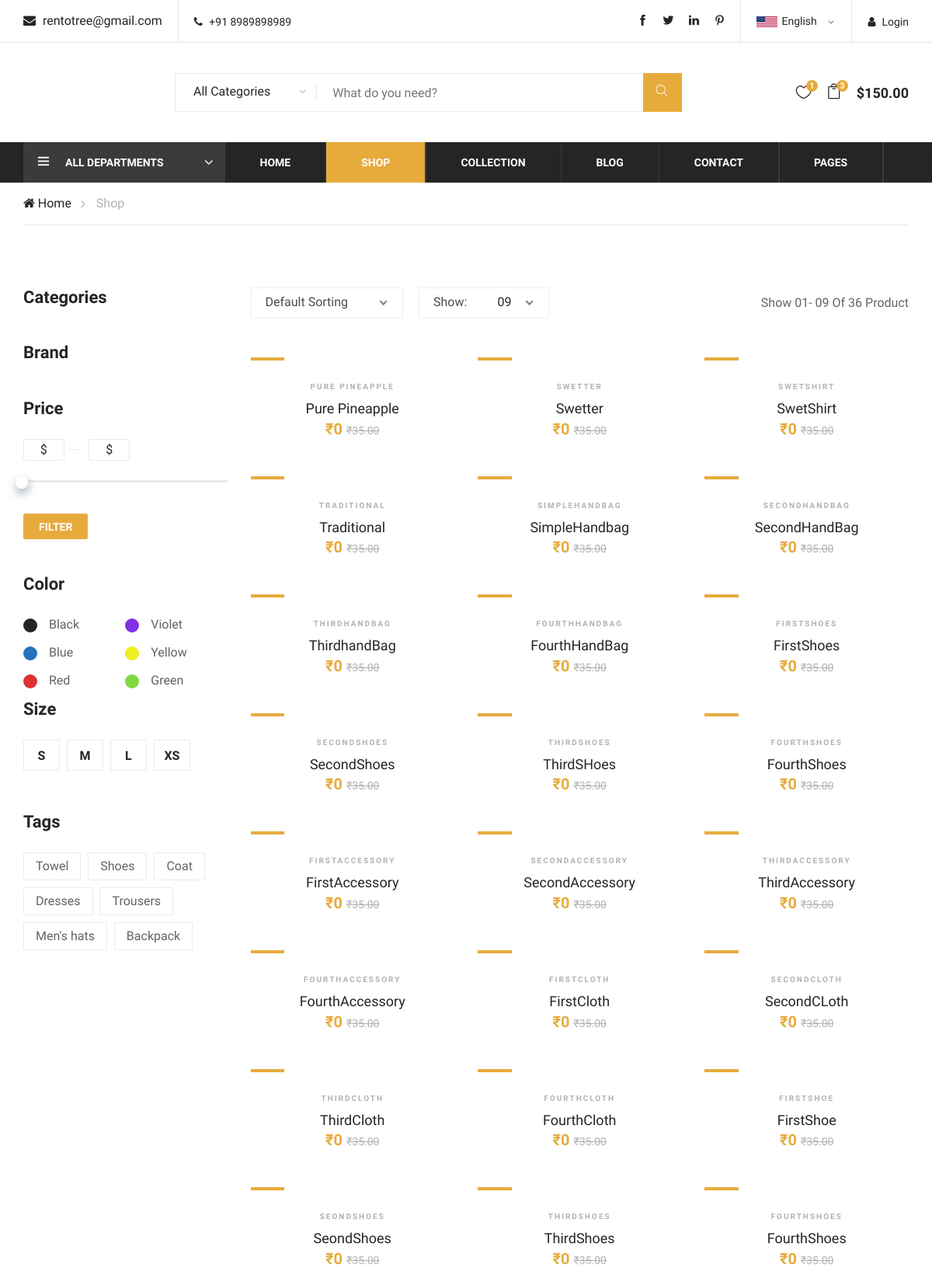
Screenshot of /products/ (upper part) with the database file from the repository.
### customModels/models.py (models this page shows, shortened)
class common(models.Model):
    Name = models.CharField(max_length=120,unique=True)
    value = models.CharField(max_length=120)
    value1 = models.CharField(max_length=120,null=True, blank=True)
    value2 = models.CharField(max_length=120,null=True, blank=True)
    value3 = models.CharField(max_length=120,null=True, blank=True)
    typeName = models.ForeignKey(commonTypes,on_delete=models.CASCADE,related_name='common')
    description = models.TextField()
    image = models.ImageField(upload_to=upload_image_path, null=True, blank=True)
    active = models.BooleanField(default=True)
    timestamp = models.DateTimeField(auto_now_add=True)
    objects = CustomModelManager()

### product/models.py (models this page shows, shortened)
class product(models.Model):
    name                = models.CharField(max_length=120)
    subCatageoryId      = models.ForeignKey(subCatageory,on_delete=models.CASCADE,related_name='product')
    brand               = models.ForeignKey(brand,on_delete=models.CASCADE)
    ProductRate         = models.IntegerField(default=0, validators=[MaxValueValidator(9999999), MinValueValidator(1)])
    shortDescription    = models.TextField()
    longDescription     = models.TextField()
    Introduction        = models.TextField()
    active              = models.BooleanField(default=True)
    timestamp           = models.DateTimeField(auto_now_add=True)
    image               = models.ImageField(upload_to=upload_image_path)
    objects = CustomModelManager()
    def __str__(self):
        return self.name

### product/views.py (the view, shortened to what this page needs)
# urls.py: path('', ProductListView.as_view(),name='shop'),
class ProductListView(ListView):
    template_name="products/shop.html"
    def get_context_data(self,*args,**kwargs):
        context=super(ProductListView,self).get_context_data(*args,**kwargs)
        print('context :  '+str(context))
        slug = self.kwargs.get("slug")
        print('args' + str(args))
        print('kwarg' + str(kwargs))
        return get_index_parms(context)
    def get_queryset(self,*args,**kwargs):
        request=self.request
        print('person_id : {}'.format(self.kwargs.get("person_id")))
        print('group_id : {}'.format(self.kwargs.get("group_id")))
        print('request : '+str(request))
        return product.objects.all()

### customModels/models.py (called while the page is built)
    def active(self):
        return self.filter(active=True)

    def get_queryset(self):
        return CustomQuerySet(self.model,using=self._db)

    def first(self):
        return self.get_queryset().active().first()

    def all(self):
        return self.get_queryset().active().all()

### product/templates/products/shop.html (shortened to what this page needs)
{% extends 'snippets/indexTemplate.html' %}
{% load static %}
{% block body %}
    <div class="breacrumb-section">
        <div class="container">
            <div class="row">
                <div class="col-lg-12">
                    <div class="breadcrumb-text">
                        <a href="#"><i class="fa fa-home"></i> Home</a>
                        <span>Shop</span>
                    </div>
                </div>
            </div>
        </div>
    </div>
    <section class="product-shop spad">
        <div class="container">
            <div class="row">
                <div class="col-lg-3 col-md-6 col-sm-8 order-2 order-lg-1 produts-sidebar-filter">
                    <div class="filter-widget">
                        <h4 class="fw-title">Categories</h4>
                    </div>
                    <div class="filter-widget">
                        <h4 class="fw-title">Brand</h4>
                    </div>
                    <div class="filter-widget">
                        <h4 class="fw-title">Price</h4>
                        <div class="filter-range-wrap">
                            <div class="range-slider">
                                <div class="price-input">
                                    <input type="text" id="minamount">
                                    <input type="text" id="maxamount">
                                </div>
                            </div>
                            <div class="price-range ui-slider ui-corner-all ui-slider-horizontal ui-widget ui-widget-content"
                                data-min="{{ MinPrice }}" data-max="{{ MaxPrice }}">
                                <span tabindex="0" class="ui-slider-handle ui-corner-all ui-state-default"></span>
                            </div>
                        </div>
                        <a href="#" class="filter-btn">Filter</a>
                    </div>
                    <div class="filter-widget">
                        <h4 class="fw-title">Color</h4>
                        <div class="fw-color-choose">
                            <div class="cs-item">
                                <label class="cs-black" for="cs-black">Black</label>
                            </div>
                            <div class="cs-item">
                                <label class="cs-violet" for="cs-violet">Violet</label>
                            </div>
                            <div class="cs-item">
                                <label class="cs-blue" for="cs-blue">Blue</label>
                            </div>
                            <div class="cs-item">
                                <label class="cs-yellow" for="cs-yellow">Yellow</label>
                            </div>
                            <div class="cs-item">
                                <label class="cs-red" for="cs-red">Red</label>
                            </div>
                            <div class="cs-item">
                                <label class="cs-green" for="cs-green">Green</label>
                            </div>
                        </div>
                    </div>
                    <div class="filter-widget">
                        <h4 class="fw-title">Size</h4>
                        <div class="fw-size-choose">
                            <div class="sc-item">
                                <label for="s-size">s</label>
                            </div>
                            <div class="sc-item">
                                <label for="m-size">m</label>
                            </div>
                            <div class="sc-item">
                                <label for="l-size">l</label>
                            </div>
                            <div class="sc-item">
                                <label for="xs-size">xs</label>
                            </div>
                        </div>
                    </div>
                    <div class="filter-widget">
                        <h4 class="fw-title">Tags</h4>
                        <div class="fw-tags">
                            <a href="#">Towel</a>
                            <a href="#">Shoes</a>
                            <a href="#">Coat</a>
                            <a href="#">Dresses</a>
                            <a href="#">Trousers</a>
                            <a href="#">Men's hats</a>
                            <a href="#">Backpack</a>
                        </div>
                    </div>
                </div>
                <div class="col-lg-9 order-1 order-lg-2">
                    <div class="product-show-option">
                        <div class="row">
                            <div class="col-lg-7 col-md-7">
                                <div class="select-option">
                                </div>
                            </div>
                            <div class="col-lg-5 col-md-5 text-right">
                                <p>Show 01- 09 Of 36 Product</p>
                            </div>
                        </div>
                    </div>
                    <div class="product-list">
                        <div class="row">
                            {% for p in object_list %}
                            <div class="col-lg-4 col-sm-6">
                                {% include 'products/snippets/card.html' with p=p %}
                            </div>
                            {% endfor %}
                        </div>
                    </div>
                </div>
            </div>
        </div>
    </section>
{% endblock body %}

### templates/snippets/indexTemplate.html (shortened to what this page needs)
{% load static %}
{% load i18n %}
{% load static %}
{% url 'index' as index_url %}
{% url 'product:shop' as shop_url %}
{% url 'login' as login_url %}
{% url 'contact' as contact_url %}
{% url 'register' as register_url %}
{% url 'blog' as blog_url %}
{% url 'blogdetails' as blogdetails_url %}
{% url 'checkout' as checkout_url %}
{% url 'faq' as faq_url %}
{% url 'product:details' as product_url %}
{% url 'register' as register_url %}
{% url 'shoppingcart' as shoppingcart_url  %}
<!DOCTYPE html>
<html lang="zxx">
<head>
    <link rel="stylesheet" href='{% static "css/bootstrap.min.css" %}'  type="text/css">
    <link rel="stylesheet" href='{% static "css/font-awesome.min.css" %}'  type="text/css">
    <link rel="stylesheet" href='{% static "css/themify-icons.css" %}'  type="text/css">
    <link rel="stylesheet" href='{% static "css/elegant-icons.css" %}'  type="text/css">
    <link rel="stylesheet" href='{% static "css/owl.carousel.min.css" %}'  type="text/css">
    <link rel="stylesheet" href='{% static "css/nice-select.css" %}'  type="text/css">
    <link rel="stylesheet" href='{% static "css/jquery-ui.min.css" %}'  type="text/css">
    <link rel="stylesheet" href='{% static "css/slicknav.min.css" %}'  type="text/css">
    <link rel="stylesheet" href='{% static "css/style.css" %}'  type="text/css">
    <link rel="stylesheet" href='{% static "css/rt-section.css" %}'  type="text/css">
</head>
<body>
  <header class="header-section">
      <div class="header-top">
          <div class="container">
              <div class="ht-left">
                  <div class="mail-service">
                      <i class=" fa fa-envelope"></i>
                      {{ emailQS.value }}
                  </div>
                  <div class="phone-service">
                      <i class=" fa fa-phone"></i>
                      {{ phoneQS.value }}
                  </div>
              </div>
              <div class="ht-right">
                  <a href="{% url 'login' %}" class="login-panel"><i class="fa fa-user"></i>Login</a>
                  <div class="lan-selector">
                  </div>
                  <div class="top-social">
                      <a href="#"><i class="ti-facebook"></i></a>
                      <a href="#"><i class="ti-twitter-alt"></i></a>
                      <a href="#"><i class="ti-linkedin"></i></a>
                      <a href="#"><i class="ti-pinterest"></i></a>
                  </div>
              </div>
          </div>
      </div>
      <div class="container">
          <div class="inner-header">
              <div class="row">
                  <div class="col-lg-2 col-md-2">
                      <div class="logo">
                      </div>
                  </div>
                  <div class="col-lg-7 col-md-7">
                      <div class="advanced-search">
                          <button type="button" class="category-btn">All Categories</button>
                          <div class="input-group">
                              <input type="text" placeholder="What do you need?">
                              <button type="button"><i class="ti-search"></i></button>
                          </div>
                      </div>
                  </div>
                  <div class="col-lg-3 text-right col-md-3">
                      <ul class="nav-right">
                          <li class="heart-icon">
                              <a href="#">
                                  <i class="icon_heart_alt"></i>
                                  <span>1</span>
                              </a>
                          </li>
                          <li class="cart-icon">
                              <a href="#">
                                  <i class="icon_bag_alt"></i>
                                  <span>3</span>
                              </a>
                          </li>
                          <li class="cart-price">$150.00</li>
                      </ul>
                  </div>
              </div>
          </div>
      </div>
      <div class="nav-item">
          <div class="container">
              <div class="nav-depart">
                  <div class="depart-btn">
                      <i class="ti-menu"></i>
                      <span>All departments</span>
                  </div>
              </div>
              <nav class="nav-menu mobile-menu">
                  <ul>
                      <li class="nav-item {% if request.path == index_url %}active{% endif %} ">
                          <a href="{{ index_url }}">Home</a></li>
                      <li class="nav-item {% if request.path == shop_url %}active{% endif %} ">
                          <a href="{% url 'product:listprod' mode='all' filter='0' %}">Shop</a></li>
                      <li><a href="#">Collection</a>
                      </li>
                      <li class="nav-item {% if request.path == blog_url %}active{% endif %} ">
                          <a href="{{ blog_url }}">Blog</a></li>
                      <li class="nav-item {% if request.path == contact_url %}active{% endif %} ">
                          <a href="{{ contact_url }}">Contact</a></li>
                      <li><a href="#">Pages</a>
                      </li>
                  </ul>
              </nav>
          </div>
      </div>
  </header>
    {% block body %}  {% endblock body %}
  </body>
</html>

### product/templates/products/snippets/card.html (shortened to what this page needs)
{% load static %}
<div class="product-item">
    <div class="pi-pic">
        <div class="sale pp-sale">Sale</div>
    </div>
    <div class="pi-text">
        <div class="catagory-name">{{ p.name }}</div>
        <a href="{% url 'product:details' prod_id='17' %}">
            <h5>{{ p.name }}</h5>
        </a>
        <div class="product-price">
            ₹{{ p.ProductRate }}
            <span>₹35.00</span>
        </div>
    </div>
</div>

### rows the page displays
common: value "rentotree@gmail.com"
common: value "+91 8989898989"
product: name "PURE PINEAPPLE", name "Pure Pineapple", ProductRate "0"
product: name "SWETTER", name "Swetter", ProductRate "0"
product: name "SWETSHIRT", name "SwetShirt", ProductRate "0"
product: name "TRADITIONAL", name "Traditional", ProductRate "0"
product: name "SIMPLEHANDBAG", name "SimpleHandbag", ProductRate "0"
product: name "SECONDHANDBAG", name "SecondHandBag", ProductRate "0"
product: name "THIRDHANDBAG", name "ThirdhandBag", ProductRate "0"
product: name "FOURTHHANDBAG", name "FourthHandBag", ProductRate "0"
product: name "FIRSTSHOES", name "FirstShoes", ProductRate "0"
product: name "SECONDSHOES", name "SecondShoes", ProductRate "0"
product: name "THIRDSHOES", name "ThirdSHoes", ProductRate "0"
product: name "FOURTHSHOES", name "FourthShoes", ProductRate "0"
product: name "FIRSTACCESSORY", name "FirstAccessory", ProductRate "0"
product: name "SECONDACCESSORY", name "SecondAccessory", ProductRate "0"
product: name "THIRDACCESSORY", name "ThirdAccessory", ProductRate "0"
product: name "FOURTHACCESSORY", name "FourthAccessory", ProductRate "0"
product: name "FIRSTCLOTH", name "FirstCloth", ProductRate "0"
product: name "SECONDCLOTH", name "SecondCLoth", ProductRate "0"
product: name "THIRDCLOTH", name "ThirdCloth", ProductRate "0"
product: name "FOURTHCLOTH", name "FourthCloth", ProductRate "0"
product: name "FIRSTSHOE", name "FirstShoe", ProductRate "0"
product: name "SEONDSHOES", name "SeondShoes", ProductRate "0"
product: name "THIRDSHOES", name "ThirdShoes", ProductRate "0"
product: name "FOURTHSHOES", name "FourthShoes", ProductRate "0"
